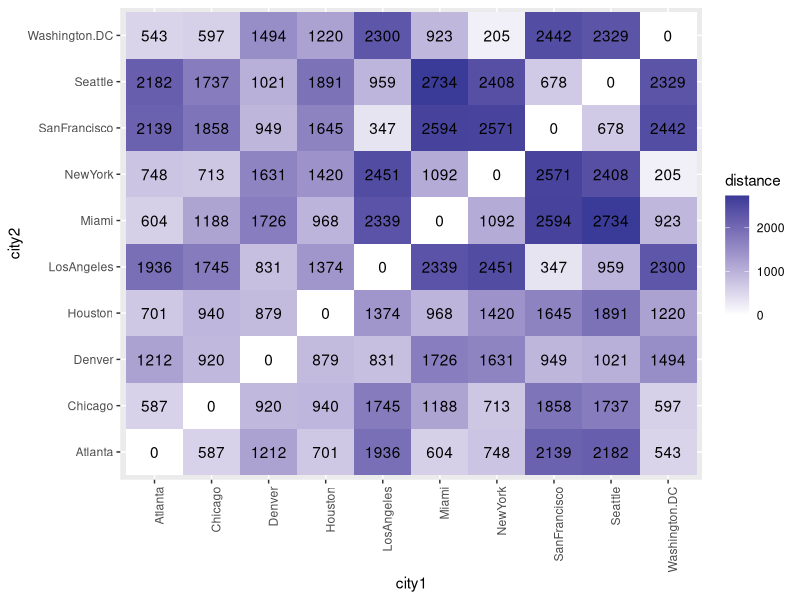
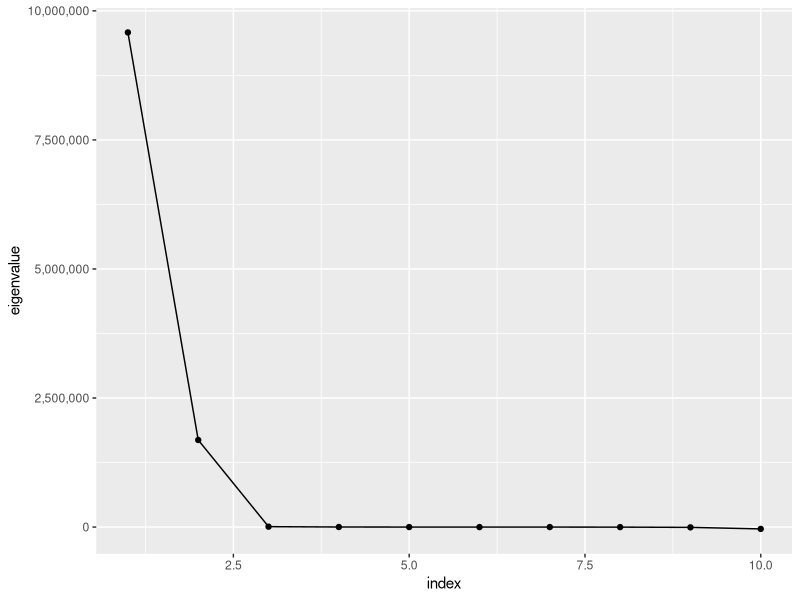
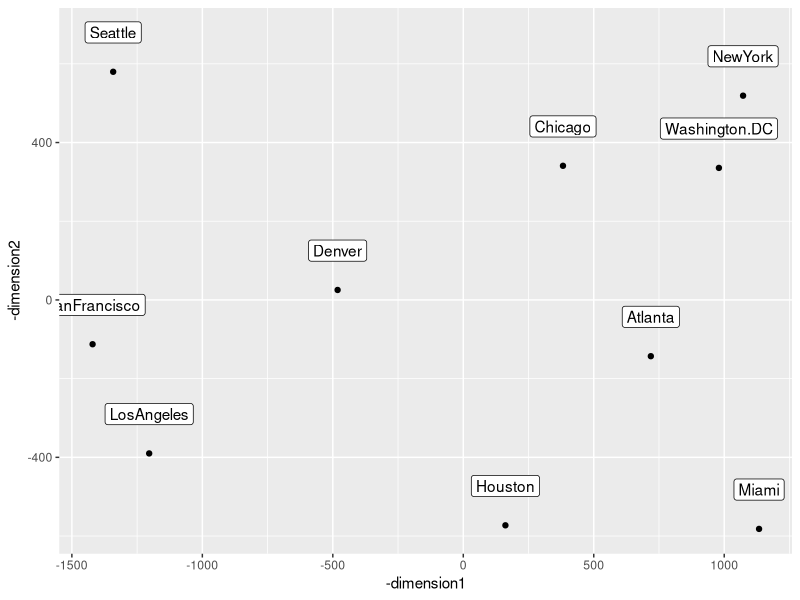
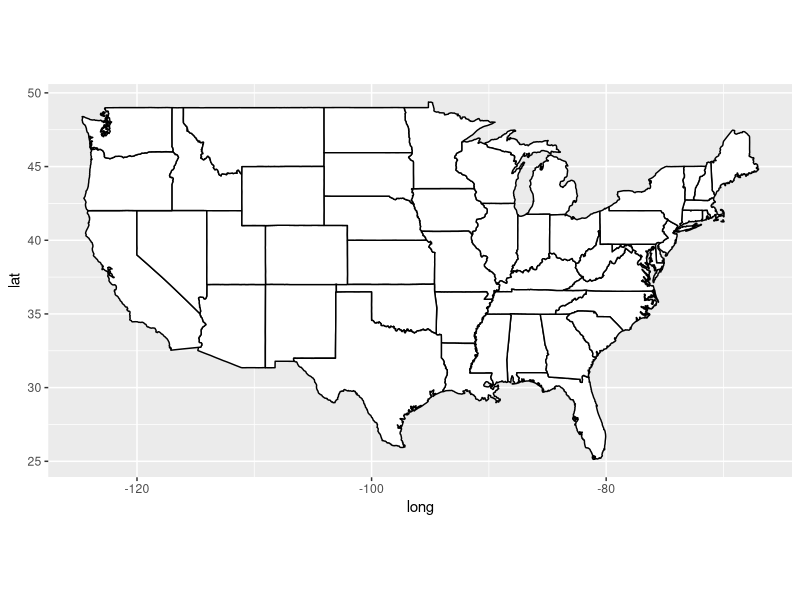
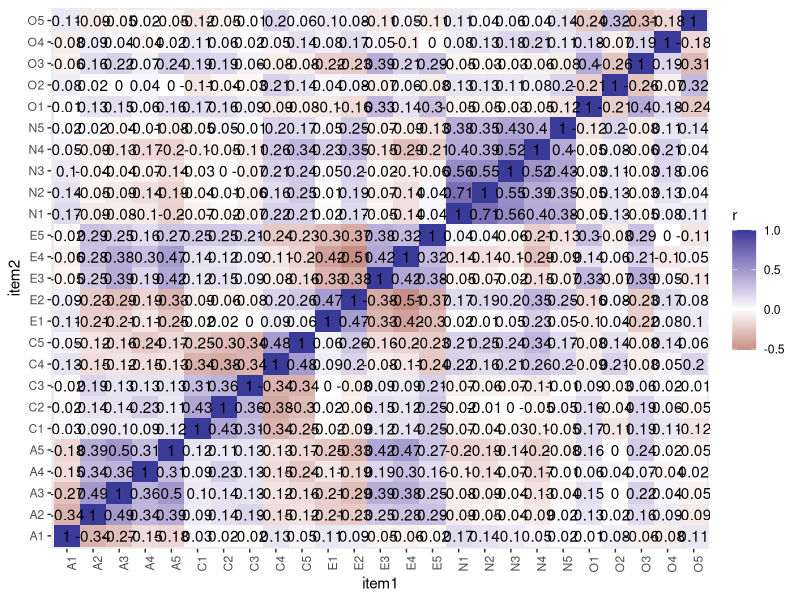
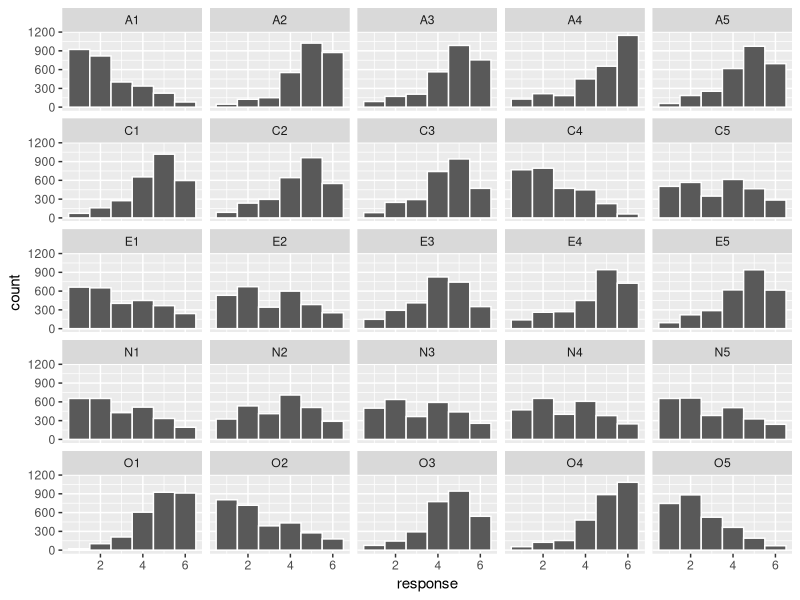
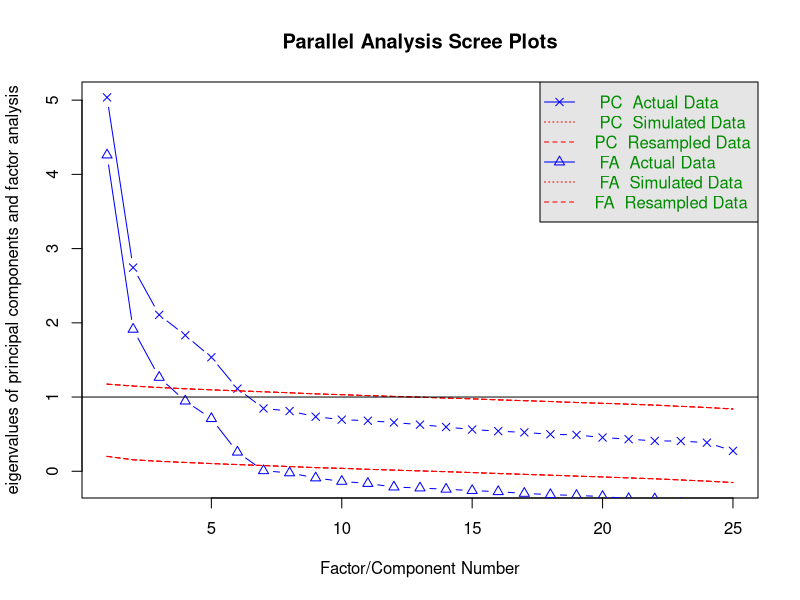
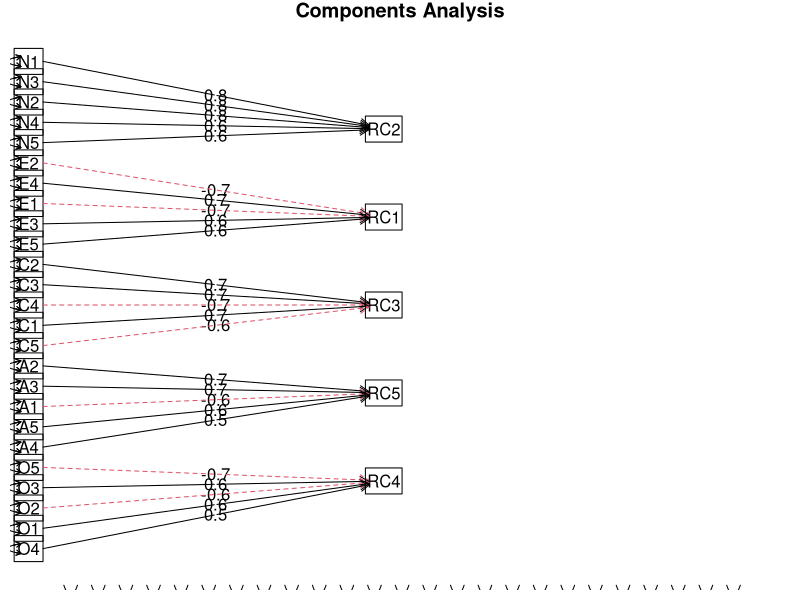

These charts were generated, in order, by the following R code:
## ---- chunk 1

# install.packages("tidyverse")
# install.packages("knitr")
# install.packages("maps")
# install.packages("psych")
# install.packages("MASS")

library(tidyverse)
library(knitr)
library(maps)
library(psych)
library(MASS)

# use select from dplyr
select <- dplyr::select

## ---- chunk 2

UScitiesD %>% 
  as.matrix() %>% 
  kable()

## ---- chunk 3

UScitiesD %>% 
  as.matrix() %>% 
  as.data.frame() %>% 
  mutate(city1 = rownames(.)) %>% 
  gather(key = city2, value = distance, -city1) %>% 
  ggplot(mapping = aes(x = city1, y = city2, fill = distance, label = distance)) +
  geom_tile() +
  geom_text() +
  scale_fill_gradient2() +
  theme(axis.text.x = element_text(angle = 90, hjust = 1))

## ---- chunk 4

# give it distance values and number of dimensions
# also ask for the function to output eigenvalues
cmdscale.fit1 <- cmdscale(UScitiesD, k = 2, eig = TRUE)

## ---- chunk 5

tibble(index = 1:length(cmdscale.fit1$eig),
       eigenvalue = cmdscale.fit1$eig) %>% 
  ggplot(mapping = aes(x = index, y = eigenvalue)) +
  geom_line() +
  geom_point() +
  scale_y_continuous(labels = scales::comma)

## ---- chunk 6

cmdscale.data <- tibble(city = rownames(cmdscale.fit1$points),
                        dimension1 = cmdscale.fit1$points[, 1],
                        dimension2 = cmdscale.fit1$points[, 2])

## ---- chunk 7

cmdscale.data %>% 
  ggplot(mapping = aes(x = -dimension1, y = -dimension2, label = city)) +
  geom_point() +
  geom_label(nudge_y = 100)

## ---- chunk 8

map_data("state") %>% 
  ggplot(mapping = aes(x = long, y = lat, group = group)) +
  geom_polygon(fill = "white", colour = "black") +
  coord_quickmap()

## ---- chunk 9

bfi.dictionary %>% 
  slice(-c(26, 27, 28)) %>% 
  select(Item, Big6, Keying) %>% 
  kable()

## ---- chunk 10

bfi %>%
  select(A1, A2, A3, A4, A5, C1, C2, C3, C4, C5, E1, E2, E3, E4, E5, N1, N2, N3, N4, N5, O1, O2, O3, O4, O5) %>% 
  cor(use = "pairwise.complete.obs") %>% 
  round(2) %>% 
  as.data.frame() %>% 
  mutate(item1 = rownames(.)) %>% 
  gather(key = item2, value = r, -item1) %>% 
  ggplot(mapping = aes(x = item1, y = item2, fill = r, label = r)) +
  geom_tile() +
  geom_text() +
  scale_fill_gradient2() +
  theme(axis.text.x = element_text(angle = 90, hjust = 1))

## ---- chunk 11

bfi %>%
  select(A1, A2, A3, A4, A5, C1, C2, C3, C4, C5, E1, E2, E3, E4, E5, N1, N2, N3, N4, N5, O1, O2, O3, O4, O5) %>% 
  gather(key = variable, value = response) %>% 
  ggplot(mapping = aes(x = response)) +
  geom_histogram(binwidth = 1, color = "white") +
  facet_wrap(facets = ~ variable)

## ---- chunk 12

bfi %>%
  select(A1, A2, A3, A4, A5, C1, C2, C3, C4, C5, E1, E2, E3, E4, E5, N1, N2, N3, N4, N5, O1, O2, O3, O4, O5) %>% 
  fa.parallel(fm = "minres", fa = "both")

## ---- chunk 13

bfi25 <- bfi %>%
  select(A1, A2, A3, A4, A5, C1, C2, C3, C4, C5, E1, E2, E3, E4, E5, N1, N2, N3, N4, N5, O1, O2, O3, O4, O5)

## ---- chunk 14

principal(bfi25, nfactors = 5, rotate = "varimax") %>% 
  print(sort = TRUE)

# plot
principal(bfi25, nfactors = 5, rotate = "varimax") %>% 
  fa.diagram(sort = TRUE, errors = TRUE)

## ---- chunk 15

fa(bfi25, nfactors = 5, rotate = "oblimin", fm = "minres") %>% 
  print(sort = TRUE)

# plot
fa(bfi25, nfactors = 5, rotate = "oblimin", fm = "minres") %>% 
  fa.diagram(sort = TRUE, errors = TRUE)

## ---- chunk 16

# fit principal componenets analysis
principal.fit1 <- principal(bfi25, nfactors = 5, rotate = "varimax")

# fit factor analysis
fa.fit1 <- fa(bfi25, nfactors = 5, rotate = "oblimin", fm = "minres")

## ---- chunk 17

factor.congruence(list(principal.fit1, fa.fit1)) %>% 
  as.data.frame() %>% 
  mutate(factor1 = rownames(.)) %>% 
  gather(key = factor2, value = r, -factor1) %>% 
  ggplot(mapping = aes(x = factor1, y = factor2, fill = r, label = r)) +
  geom_tile() +
  geom_text() +
  scale_fill_gradient2()

## ---- chunk 18

# save correlation matrix
r <- corFiml(bfi25)

# convert to distance matrix
bfi.d <- sqrt(2 * (1 - r))

## ---- chunk 19

# give it distance values and number of dimensions
# also ask for the function to output eigenvalues
isoMDS.fit1 <- isoMDS(bfi.d, k = 2, maxit = 100)

## ---- chunk 20

tibble(x = 1:5, y = x + c(1, 2, 5, 8, 20)) %>% 
  ggplot(mapping = aes(x = x, y = y)) +
  geom_point() +
  geom_line()

## ---- chunk 21

# shepard
Shepard.fit1 <- Shepard(as.dist(bfi.d), isoMDS.fit1$points)

# save the values from the 2 dimensions (x and y) and the predicted/fitted values (yf)
shepard.data1 <- tibble(x = Shepard.fit1$x, y = Shepard.fit1$y, fit = Shepard.fit1$yf)

# plot
shepard.data1 %>% 
  ggplot(mapping = aes(x = x, y = y)) +
  geom_point(alpha = 0.5) +
  geom_line(mapping = aes(x = x, y = fit))

## ---- chunk 22

isoMDS.data1 <- tibble(item = rownames(isoMDS.fit1$points),
                       dimension1 = isoMDS.fit1$points[, 1],
                       dimension2 = isoMDS.fit1$points[, 2],
                       trait = ifelse(str_detect(item, pattern = "A"), "Agreeableness",
                               ifelse(str_detect(item, pattern = "C"), "Conscientiousness",
                               ifelse(str_detect(item, pattern = "E"), "Extraversion",
                               ifelse(str_detect(item, pattern = "N"), "Emotional Stability",
                               ifelse(str_detect(item, pattern = "O"), "Openness", NA))))))

## ---- chunk 23

isoMDS.data1 %>% 
  ggplot(mapping = aes(x = dimension1, y = dimension2, label = item, color = trait)) +
  geom_point() +
  geom_text(nudge_x = 0.025) +
  theme(legend.position = "top")
